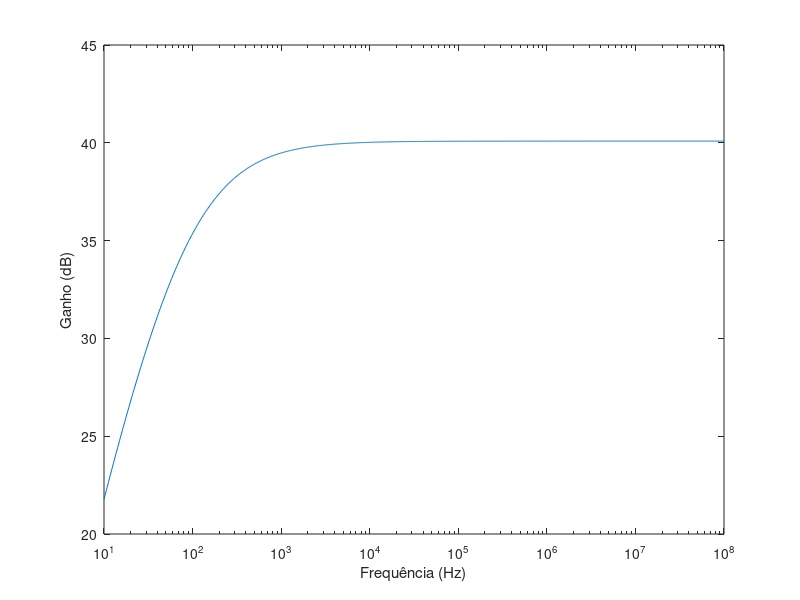

MATLAB code to generate this figure:
clear all
close all
clc


R1 = 10e3;
R2 = 1e3;
R3 = 100e3;
R4 = 1e3;

C1 = 220e-9;
C2 = 1e-6;

n = 1000;

f = logspace(1, 8, n);
G = zeros(1,n);
G1 = zeros(1,n);
G2 = zeros(1,n);
G3 = zeros(1,n);
imp1 = zeros(1,n);
imp2 = zeros(1,n);
for i = 1:n;
  gain = 1;
  w = 2*pi*f(i);
  imp_c1 = 1/(C1*w);
  imp_c2 = 1/(C2*w);
  
  imp1(i) = R1/(R1 + imp_c1);
  imp2(i) = imp_c2/(imp_c2+R4);
  
  
  gain = gain * R1/(R1 + imp_c1);   %voltage divider/filter
  G1(i) = gain;
  gain = gain * (1 + R3/R2);     %non inverting amp
  %G2(i) = gain;
  %gain = gain * imp_c2/(imp_c2+R4);
  
  G(i) = gain;
endfor

G = 20*log10(G);
hf=figure();
semilogx(f,G);

hold on;
%plot(f, 40*ones(1,n));
%plot(f, G1);
%plot(f, G2);
%plot(f, imp1);
%plot(f, imp2);


xlabel("Frequência (Hz)");
ylabel("Ganho (dB)");

print(hf, "band_pass.eps", "-depsc")


